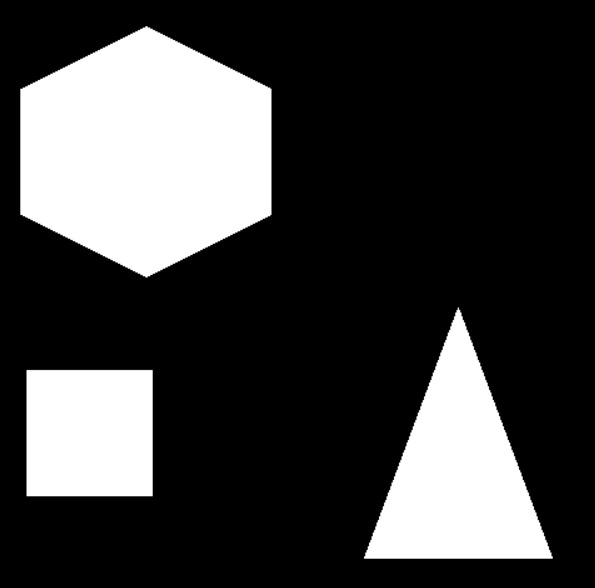
#> input picture TASK1.jpeg, 595 x 588 px, found by its file name
$ jupyter execute Untitled2.ipynb
#> lines starting #> are read from the running program, lines starting #| are printed output that depends on the picture; after the words box and inside, x2 and y2 are one past the last pixel; in counts of white or black regions, pixels touching at a corner belong together
[cell 1]
import cv2
import numpy as np


image = cv2.imread('/home/kali/Downloads/TASK1.jpeg')
#> image is the input picture: shape (588, 595, 3); min 0, max 255, mean 63.5
gray = cv2.cvtColor(image, cv2.COLOR_BGR2GRAY)


_, thresh = cv2.threshold(gray, 127, 255, cv2.THRESH_BINARY)
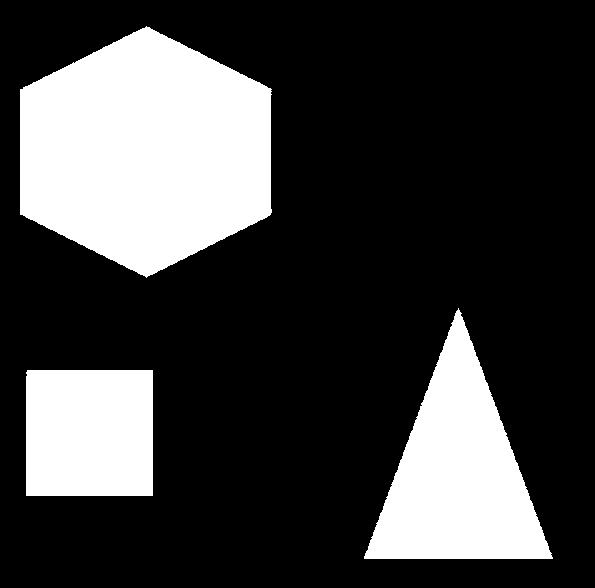
#> thresh: shape (588, 595); 24.9% white; 3 white regions


contours, _ = cv2.findContours(thresh, cv2.RETR_EXTERNAL, cv2.CHAIN_APPROX_SIMPLE)
#> contours = 3 contours; box (x1, y1, x2, y2) and area: (20, 26, 272, 278) 46955, (364, 308, 553, 559) 23606, (26, 370, 153, 496) 15746


def detect_polygon_name(approx):
    sides = len(approx)
    if sides == 3:
        return "Triangle"
    elif sides == 4:

        x, y, w, h = cv2.boundingRect(approx)
        aspect_ratio = w / float(h)
        if 0.95 <= aspect_ratio <= 1.05:
            return "Square"
        else:
            return "Rectangle"
    elif sides == 5:
        return "Pentagon"
    elif sides == 6:
        return "Hexagon"
    else:
        return "Polygon with more than 6 sides"


with open('polygon_centroids.txt', 'w') as file:
    for contour in contours:

        epsilon = 0.04 * cv2.arcLength(contour, True)
        approx = cv2.approxPolyDP(contour, epsilon, True)


        shape_name = detect_polygon_name(approx)


        M = cv2.moments(approx)
        if M["m00"] != 0:
            cx = int(M["m10"] / M["m00"])
            cy = int(M["m01"] / M["m00"])
        else:
            cx, cy = 0, 0


        cv2.drawContours(image, [approx], -1, (0, 255, 0), 2)
        cv2.circle(image, (cx, cy), 7, (0, 0, 255), -1)


        file.write(f"{shape_name}: Centroid at ({cx}, {cy})\n")
#> this loop made 3 passes
#> (epsilon, approx, sides in detect_polygon_name, x in detect_polygon_name, y in detect_polygon_name, w in detect_polygon_name, h in detect_polygon_name, aspect_ratio in detect_polygon_name) on pass 1: (20.09, [[27, 370], [26, 495], [152, 495], [152, 370]], 4, 26, 370, 127, 126, 1.01)
#> (epsilon, approx, sides in detect_polygon_name, shape_name, cx, cy) on pass 2: (31.12, [[458, 308], [364, 558], [552, 558]], 3, 'Triangle', 458, 474)
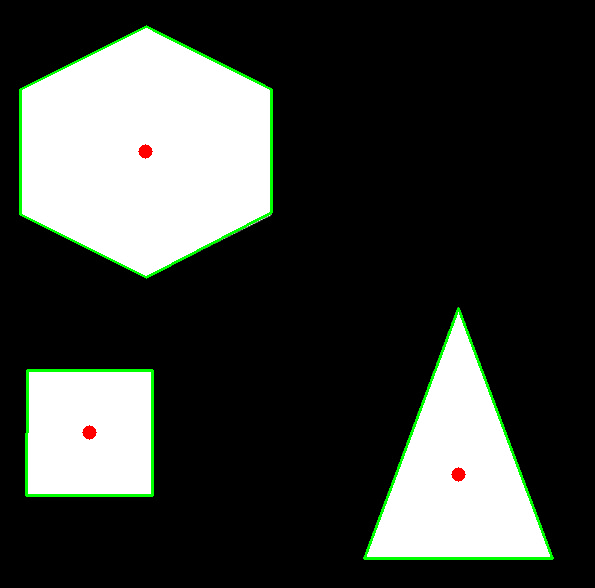
#> image: shape (588, 595, 3); 1.73% of pixels changed, all inside (x1, y1, x2, y2) = (19, 25, 554, 560)


cv2.imwrite('output_image.png', image)

print("Polygon detection and centroid calculation complete. Output saved to 'polygon_centroids.txt'.")
